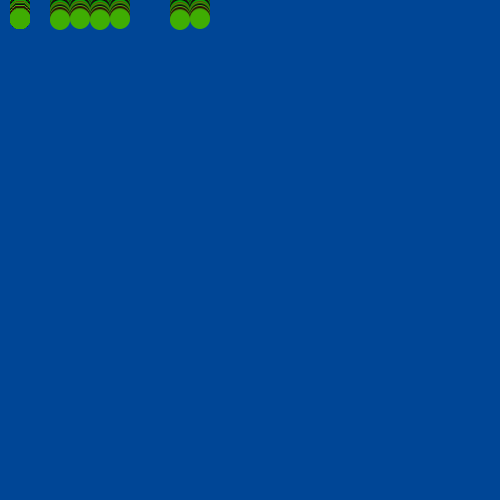
Frame 1 (no input)
Frame 60 (the mouse pressed at the canvas centre just before this capture): blank canvas, image omitted
Frame 120 (the mouse held since frame 60 and released just before this capture): blank canvas, image omitted

The Processing sketch that drew this single still picture (run headless with seeded random() and noise(); from frame 60 on, the mouse is pressed at the canvas centre):

// Processing sketch: processing_33325
// ── processing_33325.pde

int x = 0;
int y = 0;


void setup() {
size(500,500);
background(0,70,150);
noStroke();
frameRate(5);

smooth();
}
//rain

void draw (){
background(0,70,150);
  for(int i = 10; i <= width-10; i+=25) {
    fill(random(100),random(200),random(25));
    for(int j=20; j <= height-10; j+=5)
ellipse(20,y,20,20);
x++;
y+=1;

ellipse(60,y,20,20);
x++;
y-=1;

ellipse(80,y,20,20);
x++;
y+=1;

ellipse(100,y,20,20);
x++;
y-=1;

ellipse(120,y,20,20);
x++;
y+=1;

ellipse(180,y,20,20);
x++;
y-=1;

ellipse(200,y,20,20);
x++;
y+=1;
}
}
